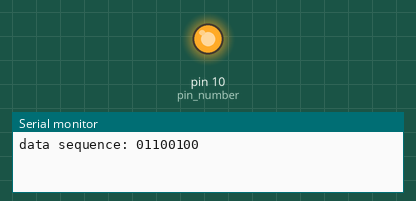
The sketch below on a simulated Arduino Uno, built with avr-gcc and run on an emulated ATmega328P. Shown: output pins drawn as LEDs (lit = HIGH), the last lines printed to the serial monitor.

Above: at 1.6 s.
At 19.71 s:
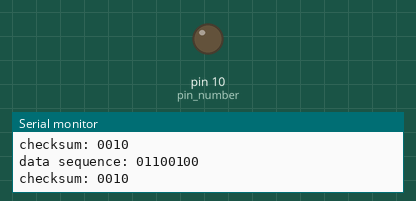
Timing chart, 0 to 20.8 s (numbered marks = the images above):
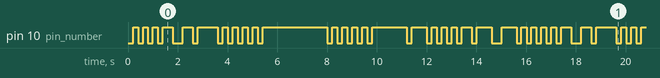

The sketch:

transmitter.ino
```cpp
int pin_number = 10; // LED pin for sending VLC signal
int interval = 200; // for 5x oversampling the receiver has 40 = 200/5
String data_seq;
String hex[16] = {"0","1","2","3","4","5","6","7","8","9","A","B","C","D","E","F"};
String bin[16] = {"0000","0001","0010","0011","0100","0101","0110","0111","1000","1001","1010","1011","1100","1101","1110","1111"};
String data_binary;
String byte_chksm;

// Array of the program code to be sent can be appended to the array

String data_seq_[10] = {"64","00","80","46","0c"};


void setup()
{
   // initialize digital pin 0 as an output.
  Serial.begin(9600);
  pinMode(pin_number, OUTPUT);

}


void loop(){

  for(int b = 0; b<4; b++){

    data_seq = data_seq_[b];
    data_binary = "";


    for(int i = 0; i < 2; i++){
      for(int j = 0; j < 16; j++){
        if(data_seq.substring(i,i+1) == hex[j]){
          data_binary = data_binary + bin[j];
          break;
        }
      }
    }

    Serial.println("data sequence: " + data_binary);

    String preamble = "10101010";
    for(int i = 0; i<8; i++){

      if (preamble.substring(i,i+1)=="0"){
        digitalWrite(pin_number,HIGH);
      }
      else{
        digitalWrite(pin_number,LOW);
      }
      delay(interval);
    }

    for(int i = 0; i<8; i++){

      if (data_binary.substring(i,i+1)=="0"){
        digitalWrite(pin_number,HIGH);
      }
      else{
        digitalWrite(pin_number,LOW);
      }
      delay(interval);
    }

    byte_chksm = "";

    for(int i = 0; i<4; i++){
      if(data_binary.substring(i,i + 1) == "0" && data_binary.substring(i + 4,i + 5) == "0"){
        byte_chksm = byte_chksm + "0";
      }
      else if(data_binary.substring(i,i + 1) == "1" && data_binary.substring(i + 4,i + 5) == "1"){
        byte_chksm = byte_chksm + "0";
      }
      else{
        byte_chksm = byte_chksm + "1";
      }
    }

    Serial.println("checksum: " + byte_chksm);

    for(int i = 0; i<4; i++){

      if (byte_chksm.substring(i,i + 1) == "0"){
        digitalWrite(pin_number,HIGH);
      }
      else{
        digitalWrite(pin_number,LOW);
      }
      delay(interval);
    }
  }
}
```

Measured:
- by itself, pin 10 (pin_number): moves between LOW and HIGH, repeating every 16.0 s
- by itself, everything shown: repeats every 16.0 s, in 48 steps
